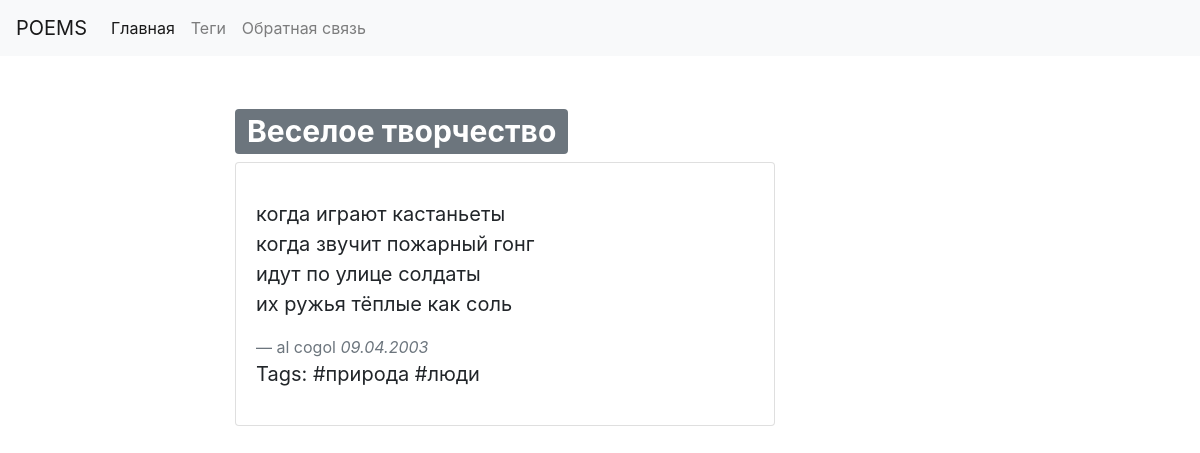
The app's page /home/21/ with its own data.
### main/models.py (models this page shows, shortened)
class Poem(models.Model):
    content = models.TextField()
    author = models.CharField(max_length=250, default='incognito')
    date = models.CharField(max_length=10)
    photo = models.ImageField(upload_to='catalog_pic', null=True, blank=True, verbose_name='Фото')
    category = models.ManyToManyField('Category', blank=True, related_name='poems')

class Category(models.Model):
    name = models.CharField(max_length=100)

### main/views.py (the view)
# urls.py: path('<int:pk>/', poem),
def poem(request, pk):
    poem = Poem.objects.get(pk=pk)
    return render(request, 'main/poem.html', {'poem': poem})

### main/templates/main/poem.html
{% extends 'main/layout.html' %}
{% block center %}
  <div class="card">
    <div class="card-body">
      <blockquote class="blockquote mb-0">
        <p>{{ poem.content|linebreaks }}</p>
        <footer class="blockquote-footer">{{ poem.author}} <cite title="Source Title">{{ poem.date}}</cite></footer>
        <p>
          Tags:
          {% for tag in poem.category.all %}
          #{{tag.name}}
          {% endfor %}
        </p>
      </blockquote>
    </div>
  </div>
{% endblock %}

### records on screen
Poem: content "когда играют кастаньеты когда звучит пожарный гонг идут по улице солдаты их ружья тёплые как соль", author "al cogol", date "09.04.2003"
Category: name "природа"
Category: name "люди"
